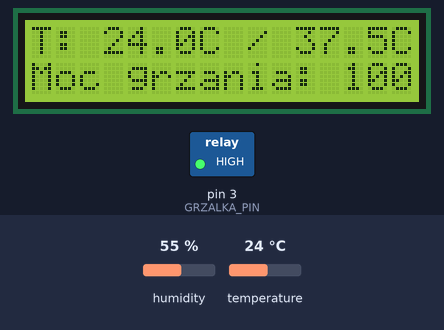
This sketch was run on a simulated Arduino Uno, built with avr-gcc and run on an emulated ATmega328P. Shown: 16×2 character LCD, switched loads named in the sketch (green lamp = pin HIGH). Inputs (shaded band) come from the test bench; at power-on: temperature 24 °C, humidity 55 %. What the sketch prints to the serial monitor is not drawn.

Above: at 3.2 s.
3.3 s: temperature set to 28.7 °C
At 5.5 s:
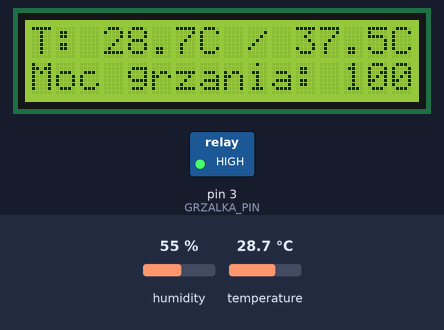
6.1 s: temperature set to 30.1 °C
At 7.5 s:
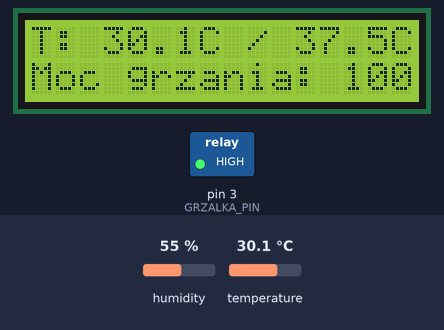
8.9 s: temperature set to 32.2 °C
At 12.3 s:
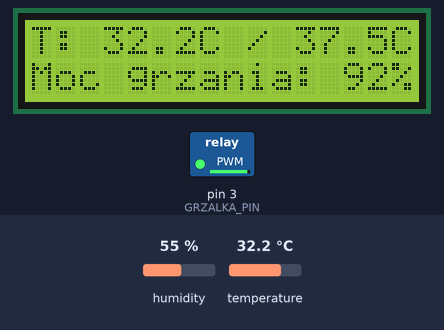
12.9 s: temperature set to 41 °C
At 15.2 s:
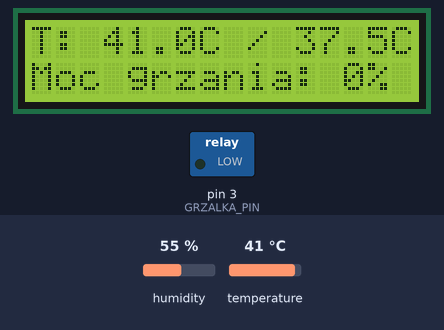
Timing chart, 0 to 16.7 s (numbered marks = the images above; inputs shaded):
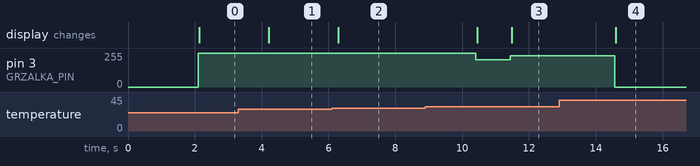

Measured:
- after the input at 3.3 s, the display: changes after 0.91 s (image 1)
- after the input at 6.1 s, the display: changes after 0.19 s (image 2)
- after the input at 8.9 s, pin 3 (GRZALKA_PIN): 255/255 → 206/255 after 1.5 s, → 236/255 1.0 s later; the display: first changes after 1.5 s (image 3 shows a later state)
- after the input at 12.9 s, pin 3 (GRZALKA_PIN): 236/255 → 0/255 after 1.7 s; the display: changes after 1.7 s (image 4)

The sketch:

sketch.ino
```cpp
#include <LiquidCrystal_I2C.h>
#include <DHT.h>

#define DHTPIN 2
#define DHTTYPE DHT22
#define GRZALKA_PIN 3 // PWM

DHT dht(DHTPIN, DHTTYPE);
LiquidCrystal_I2C lcd(0x27, 16, 2);

// --- PID Regulator ---
const float TEMP_ZADANA = 37.5; //

// PID paramterers
float Kp = 40.0;  // Człon proporcjonalny
float Ki = 0.5;   // Człon całkujący
float Kd = 15.0;  // Człon różniczkujący

float bladSumaryczny = 0;
float ostatniBlad = 0;
unsigned long poprzedniCzas = 0;

void setup() {
  Serial.begin(9600);
  dht.begin();

  lcd.init();
  lcd.backlight();
  lcd.print("Inkubator PID");
  lcd.setCursor(0, 1);
  lcd.print("Inicjalizacja...");
  delay(2000);
  lcd.clear();

  poprzedniCzas = millis();
}

void loop() {
  // 1. Odczyt danych z czujnika
  float tempAktualna = dht.readTemperature();

  // Sprawdzenie poprawności odczytu
  if (isnan(tempAktualna)) {
    lcd.setCursor(0, 0);
    lcd.print("Blad czujnika!");
    return;
  }

  // 2. OBLICZENIA PID
  unsigned long obecnyCzas = millis();
  float dt = (obecnyCzas - poprzedniCzas) / 1000.0; // czas w sekundach

  // Obliczenie błędu
  float blad = TEMP_ZADANA - tempAktualna;

  // Człon P (Proporcjonalny)
  float P = Kp * blad;

  // Człon I (Całkujący) z zabezpieczeniem anti-windup
  bladSumaryczny += blad * dt;
  bladSumaryczny = constrain(bladSumaryczny, -50, 50);
  float I = Ki * bladSumaryczny;

  // Człon D (Różniczkujący)
  float D = Kd * ((blad - ostatniBlad) / dt);

  // Suma sygnału sterującego
  float sygnalSterujacy = P + I + D;

  // Ograniczenie sygnału do zakresu PWM
  int mocPWM = constrain(sygnalSterujacy, 0, 255);

  // 3. Sterowanie grzałką
  analogWrite(GRZALKA_PIN, mocPWM);

  // Zapisanie wartości do kolejnej pętli
  ostatniBlad = blad;
  poprzedniCzas = obecnyCzas;

  // 4. Wizualizacja na LCD
  lcd.setCursor(0, 0);
  lcd.print("T: "); lcd.print(tempAktualna, 1); lcd.print("C / "); lcd.print(TEMP_ZADANA, 1); lcd.print("C");

  lcd.setCursor(0, 1);
  // Procentowy wskaźnik mocy grzania
  int mocProcent = map(mocPWM, 0, 255, 0, 100);
  lcd.print("Moc grzania: "); lcd.print(mocProcent); lcd.print("%   ");

  // Logi
  Serial.print("Temp:"); Serial.print(tempAktualna);
  Serial.print(",Moc:"); Serial.println(mocProcent);

  delay(1000); // Próbkowanie co 1 sekundę
}
```
